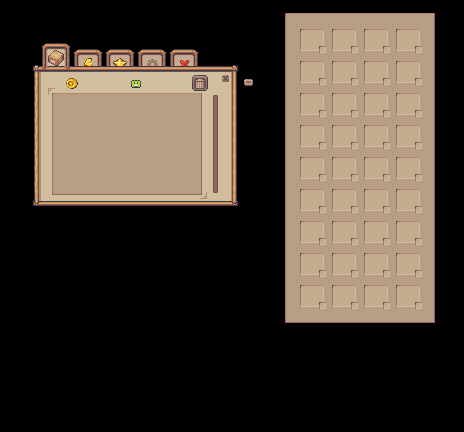

A 2D game scene composited from a Tiled map and its tileset images. What follows is a short description and the map's XML, with each tile layer's data collapsed to a summary:
An orthogonal 29x27 tile map with 16x16 px tiles, 23 tile layers (sec4, sec5, sec3, sec2, ...), 2 tilesets.

<map version="1.10" tiledversion="1.12.1" orientation="orthogonal" renderorder="right-down" width="29" height="27" tilewidth="16" tileheight="16" infinite="0" nextlayerid="36" nextobjectid="1">
 <tileset firstgid="1" source="Modern_UI_Style_1.tsx" />
 <tileset firstgid="2624" source="inventory_help.tsx" />
 <layer id="5" name="sec4" width="29" height="27">
  <data>[783 cells, 3 non-empty, 3 distinct tile ids]</data>
 </layer>
 <layer id="35" name="sec5" width="29" height="27">
  <data>[783 cells, 3 non-empty, 3 distinct tile ids]</data>
 </layer>
 <layer id="4" name="sec3" width="29" height="27">
  <data>[783 cells, 3 non-empty, 3 distinct tile ids]</data>
 </layer>
 <layer id="3" name="sec2" width="29" height="27">
  <data>[783 cells, 3 non-empty, 3 distinct tile ids]</data>
 </layer>
 <layer id="9" name="back" width="29" height="27">
  <data>[783 cells, 9 non-empty, 4 distinct tile ids]</data>
 </layer>
 <layer id="12" name="acc2" width="29" height="27" offsetx="0" offsety="8">
  <data>[783 cells, 4 non-empty, 4 distinct tile ids]</data>
 </layer>
 <layer id="10" name="back2" width="29" height="27">
  <data>[783 cells, 4 non-empty, 2 distinct tile ids]</data>
 </layer>
 <layer id="1" name="floor" width="29" height="27">
  <data>[783 cells, 117 non-empty, 10 distinct tile ids]</data>
 </layer>
 <layer id="2" name="sec1" width="29" height="27" offsetx="0" offsety="2">
  <data>[783 cells, 8 non-empty, 8 distinct tile ids]</data>
 </layer>
 <layer id="11" name="acc" width="29" height="27" offsetx="0" offsety="2">
  <data>[783 cells, 1 non-empty, 1 distinct tile ids]</data>
 </layer>
 <layer id="13" name="find" width="29" height="27" offsetx="0" offsety="-5">
  <data>[783 cells, 4 non-empty, 4 distinct tile ids]</data>
 </layer>
 <layer id="15" name="scroll" width="29" height="27" offsetx="-9" offsety="0">
  <data>[783 cells, 88 non-empty, 9 distinct tile ids]</data>
 </layer>
 <layer id="18" name="blanks" width="29" height="27">
  <data>[783 cells, 8 non-empty, 3 distinct tile ids]</data>
 </layer>
 <layer id="21" name="Tile Layer 15" width="29" height="27" offsetx="-6" offsety="7">
  <data>[783 cells, 1 non-empty, 1 distinct tile ids]</data>
 </layer>
 <layer id="20" name="dd" width="29" height="27" offsetx="-6" offsety="6">
  <data>[783 cells, 1 non-empty, 1 distinct tile ids]</data>
 </layer>
 <layer id="26" name="dd" width="29" height="27" offsetx="3" offsety="-5">
  <data>[783 cells, 1 non-empty, 1 distinct tile ids]</data>
 </layer>
 <layer id="27" name="ff" width="29" height="27" offsetx="-4" offsety="4">
  <data>[783 cells, 1 non-empty, 1 distinct tile ids]</data>
 </layer>
 <layer id="28" name="for scroll inven" width="29" height="27">
  <data>[783 cells, 231 non-empty, 9 distinct tile ids]</data>
 </layer>
 <layer id="30" name="holes" width="29" height="27">
  <data>[783 cells, 90 non-empty, 9 distinct tile ids]</data>
 </layer>
 <layer id="31" name="holes2" width="29" height="27">
  <data>[783 cells, 90 non-empty, 9 distinct tile ids]</data>
 </layer>
 <layer id="32" name="holes3" width="29" height="27">
  <data>[783 cells, 72 non-empty, 9 distinct tile ids]</data>
 </layer>
 <layer id="33" name="holes4" width="29" height="27">
  <data>[783 cells, 72 non-empty, 9 distinct tile ids]</data>
 </layer>
 <layer id="34" name="how_many" width="29" height="27" offsetx="-6" offsety="-6">
  <data>[783 cells, 36 non-empty, 1 distinct tile ids]</data>
 </layer>
</map>
